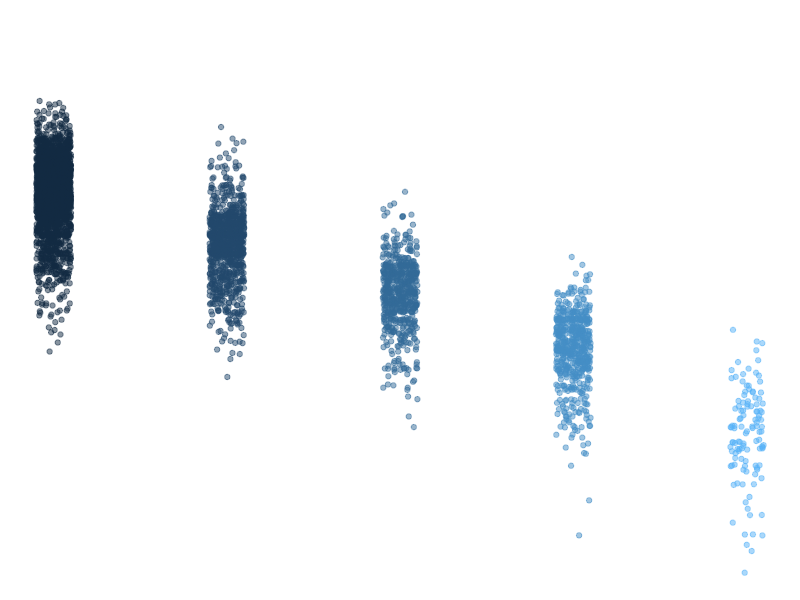

This figure's R source:
## ---- chunk 1
knitr::opts_chunk$set(echo = TRUE)
library(tidyverse)
## ---- chunk 2
summary(storms)
## ---- chunk 3
names(storms)
## ---- chunk 4
ggplot(data = storms, aes(x = category, y = pressure)) +
  geom_jitter(width = 0.1, 
              alpha = 0.5,
              aes(color = category),
              show.legend = FALSE) +
  labs(x = "Storm Category", 
       y = "Air pressure at storm center (millibars)"
       ) +
  theme_void()
